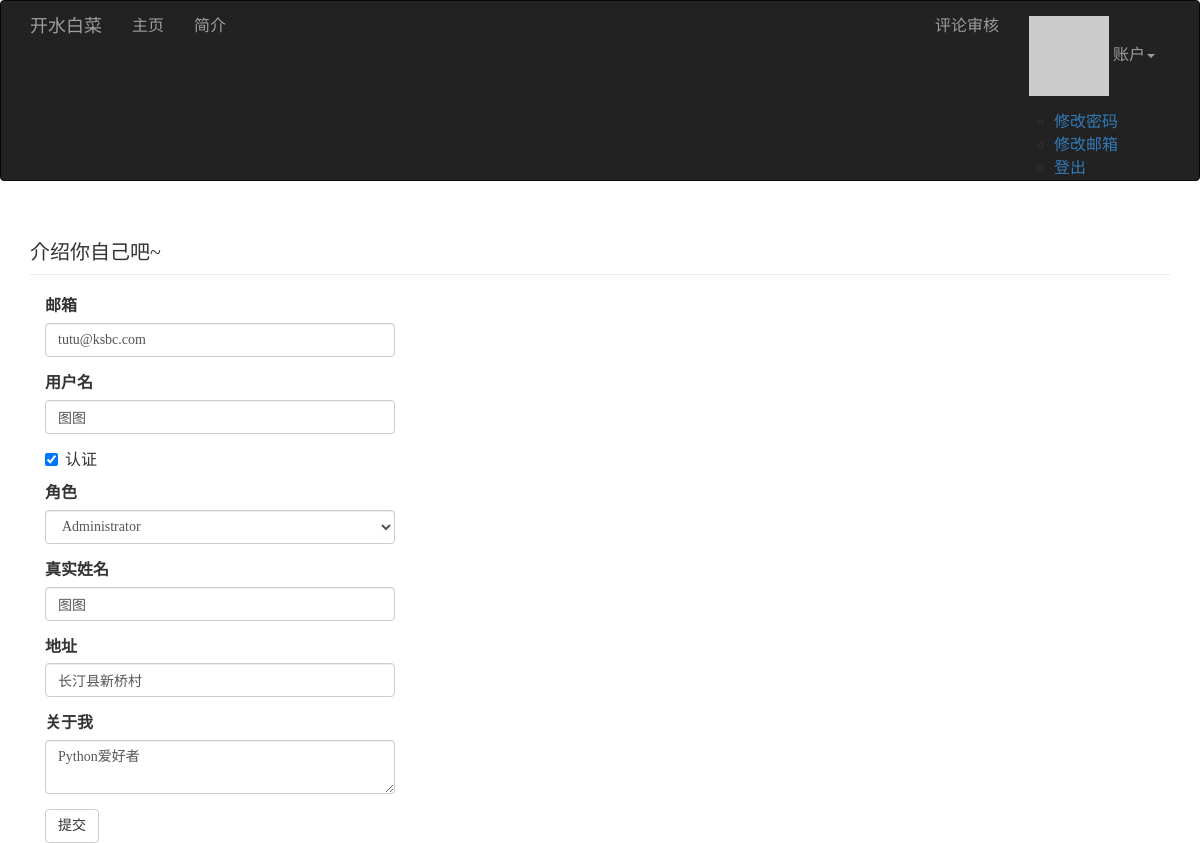
/edit-profile/1 (signed in), run on the app's committed database.
### app/models.py (models this page shows, shortened)
class User(UserMixin, db.Model):
    __tablename__ = 'users'
    id = db.Column(db.Integer, primary_key=True)
    email = db.Column(db.String(64), unique=True, index=True)
    username = db.Column(db.String(64), unique=True, index=True)
    password_hash = db.Column(db.String(128))
    role_id = db.Column(db.Integer, db.ForeignKey('roles.id'))
    name = db.Column(db.String(64))
    location = db.Column(db.String(64))
    about_me = db.Column(db.Text())
    member_since = db.Column(db.DateTime(), default=datetime.utcnow)
    last_seen = db.Column(db.DateTime(), default=datetime.utcnow)
    password_hash = db.Column(db.String(128))
    confirmed = db.Column(db.Boolean, default=False)
    avatar_hash = db.Column(db.String(32))
    posts = db.relationship('Post', backref='author', lazy='dynamic')
    followed = db.relationship('Follow', foreign_keys=[Follow.follower_id], backref=db.backref('follower', lazy='joined'), lazy='dynamic', cascade='all, delete-orphan')
    followers = db.relationship('Follow',foreign_keys=[Follow.followed_id], backref=db.backref('followed', lazy='joined'), lazy='dynamic', cascade='all, delete-orphan')
    comments = db.relationship('Comment', backref='author', lazy='dynamic')
    @property
    def password(self):
        raise AttributeError('password is not a readable attribute')
    def can(self, permissions):
        return self.role is not None and (self.role.permissions & permissions) == permissions
    def ping(self):
        self.last_seen = datetime.utcnow()
        db.session.add(self)
    def gravatar(self, size=100, default='identicon', rating='g'):
        if request.is_secure:
            url = 'https://secure.gravatar.com/avatar'
        else:
            url = 'http://www.gravatar.com/avatar'
        hash = hashlib.md5(self.email.encode('utf-8')).hexdigest()
        return '{url}/{hash}?s={size}&d={default}&r={rating}'.format(url=url, hash=hash, size=size, default=default, rating=rating)

### app/main/views.py (the view, shortened to what this page needs)
@main.route('/edit-profile/<int:id>', methods=['GET', 'POST'])
@login_required
@admin_required
def edit_profile_admin(id):
    user = User.query.get_or_404(id)
    form = EditProfileAdminForm(user=user)
    form.email.data = user.email
    form.username.data = user.username
    form.confirmed.data = user.confirmed
    form.role.data = user.role_id
    form.name.data = user.name
    form.location.data = user.location
    form.about_me.data = user.about_me
    return render_template('edit_profile.html', form=form, user=user)

### app/main/forms.py (shortened to what this page needs)
class EditProfileAdminForm(FlaskForm):
    email = StringField('邮箱', validators=[Required(), Length(1, 64), Email()])
    username = StringField('用户名', validators=[Required(), Length(1, 64)])
    confirmed = BooleanField('认证')
    role = SelectField('角色', coerce=int)
    name = StringField('真实姓名', validators=[Length(0, 64)])
    location = StringField('地址', validators=[Length(0, 64)])
    about_me = TextAreaField('关于我')
    submit = SubmitField('提交')
    def __init__(self, user, *args, **kwargs):
        super(EditProfileAdminForm, self).__init__(*args, **kwargs)
        self.role.choices = [(role.id, role.name) for role in Role.query.order_by(Role.name).all()]
        self.user = user

### app/auth/views.py (called while the page is built)
@auth.before_app_request
def before_request():
    if current_user.is_authenticated:
        current_user.ping()
        if not current_user.confirmed and request.endpoint and request.endpoint[:5] != 'auth.' and request.endpoint != 'static':
            return redirect(url_for('auth.unconfirmed'))

### app/main/__init__.py (called while the page is built)
@main.app_context_processor
def inject_permissions():
    return dict(Permission=Permission)

### app/main/views.py (called while the page is built)
@main.after_app_request
def after_request(response):
    for query in get_debug_queries():
        if query.duration >= current_app.config['FLASKY_SLOW_DB_QUERY_TIME']:
            current_app.logger.warning('Slow query: %s\nDuration: %fs\nContext: %s\n' % (query.statement, query.parameters, query.duration, query.context))
    return response

### app/models.py (called while the page is built)
@login_manager.user_loader
def load_user(user_id):
    return User.query.get(int(user_id))

### app/templates/edit_profile.html (shortened to what this page needs)
{% extends "base.html" %}
{% import "bootstrap/wtf.html" as wtf %}
{% block page_content %}
<div class="page-header">
	<h1>介绍你自己吧~</h1>
</div>
<div class="col-md-4">
	{{ wtf.quick_form(form) }}
</div>
{% endblock %}

### tmp/coverage/style.css (style rules this page uses)
html, body, h1, h2, h3, p, table, td, th { margin: 0; padding: 0; border: 0; outline: 0; font-weight: inherit; font-style: inherit; font-size: 100%; font-family: inherit; vertical-align: baseline; }
body { font-family: georgia, serif; font-size: 1em; }
html>body { font-size: 16px; }
h1 { font-size: 1.25em; display: inline-block; }

### data on the page
User: email "tutu@ksbc.com", username "图图", confirmed "☑", role "Administrator", name "图图", location "长汀县新桥村", about_me "Python爱好者"
